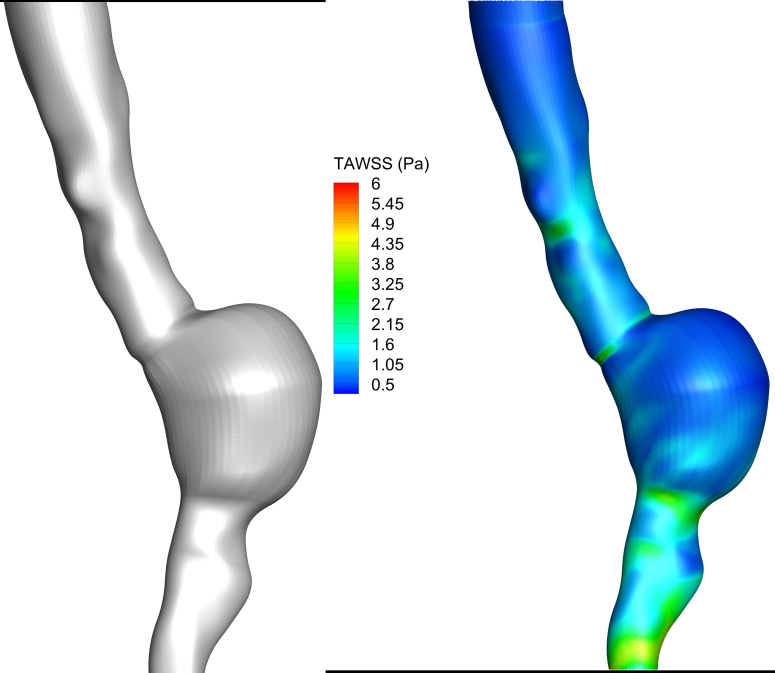
#> input picture 0-MLDS with Python/Aaditya_Amlan_Panda_220007_Lab_4/Aaditya_Amlan_Panda_220007_Lab_4_Code/Picture2_lab4.png, 2323 x 2017 px (shown at 1/3 size)
$ python Aaditya_Amlan_Panda_220007_Lab_4_Code.py
#> lines starting #> are read from the running program, lines starting #| are printed output that depends on the picture
# -*- coding: utf-8 -*-
"""
Created on Fri Jan 30 14:11:08 2026

@author: aadityaap22
"""

# -*- coding: utf-8 -*-
"""
Spyder Editor

This is a temporary script file.
"""
import numpy as np
import math
import matplotlib.pyplot as plt
import cv2

image = cv2.imread('Picture2_lab4.png', cv2.IMREAD_GRAYSCALE)
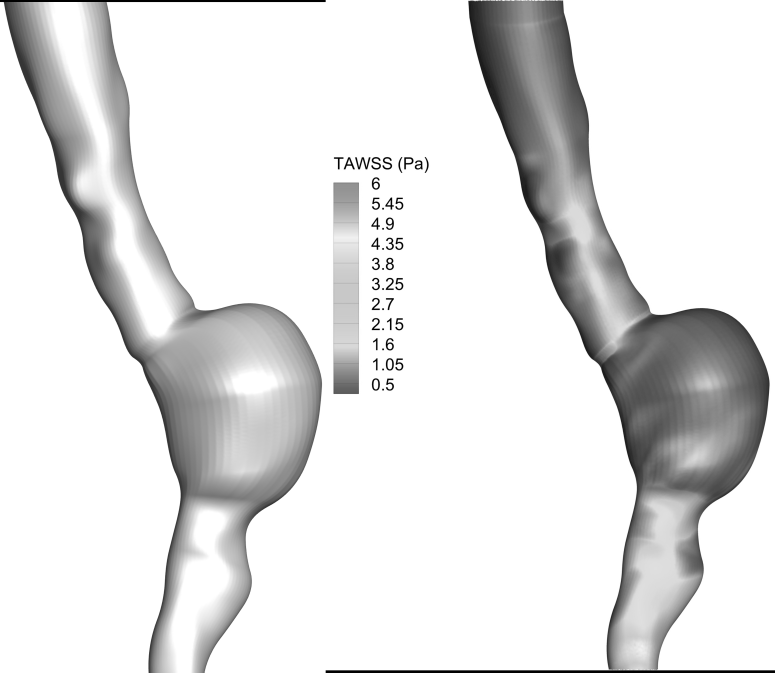
#> image: shape (2017, 2323) (shown at 1/3 size); min 0, max 255, mean 226.7

plt.imshow(image, cmap='gray')
plt.title('Selfie Image')
print(image)
#> (printed output is left out)
plt.show()

row,col = np.shape(image)
#> row = 2017; col = 2323

U, sigma, Vt = np.linalg.svd(image, full_matrices=False)
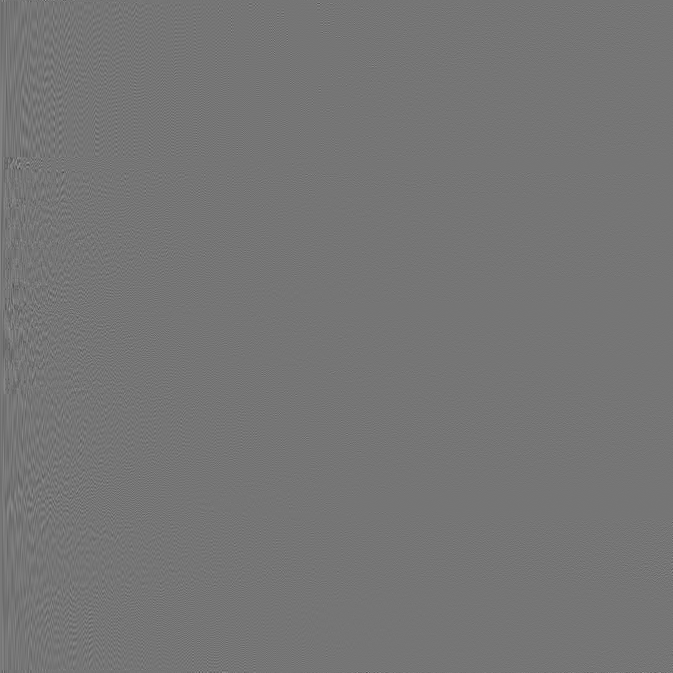
#> U: shape (2017, 2017) float64 (shown at 1/3 size); min -0.211, max 0.245, mean 9.97e-06; drawn with min black and max white
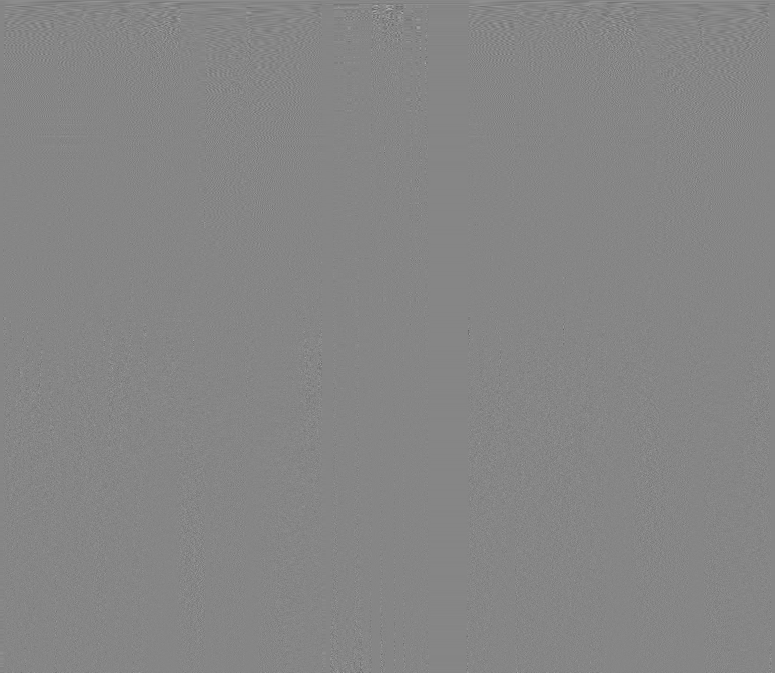
#> Vt: shape (2017, 2323) float64 (shown at 1/3 size); min -0.257, max 0.231, mean 1.11e-05; drawn with min black and max white
#> sigma = 2017 values, max 493265.8 at index 0, min 0.129 at index 2016, mean 703.5
U.shape, sigma.shape, Vt.shape

n = 800

reconstructed = np.matrix(U[:, :n]) * np.diag(sigma[:n]) * np.matrix(Vt[:n, :])
print(n*(row+col))
#| 3472000
plt.imshow(reconstructed, cmap='gray')
plt.title('n = %s' % n)
plt.show()


'''
def find_col_norm(V,pos,n):
    s = 0
    for i in range(n):
        s+=V[i][pos]*V[i][pos]

    s = math.sqrt(s)
    return s

def find_dot(A,Q,apos,qpos,n):
    s = 0
    for i in range(n):
        s+=A[i][apos]*Q[i][qpos]

    return s

def find_vec_norm(V,n):
    s = 0
    for i in range(n):
        s+=V[i]*V[i]

    s = math.sqrt(s)
    return s

def find_transpose(A,n,m):
    Atrp = np.zeros((m,n))
    for i in range(n):
        for j in range(m):
            Atrp[j][i] = A[i][j]
    return Atrp

def matrix_multiply(A1,A2,n,t,m):
    Ares = np.zeros((n,m))
    for i in range(n):
        for j in range(m):
            for k in range(t):
                Ares[i][j]+=(A1[i][k]*A2[k][j])
    return Ares

def extract_col(A,n,j):
    col_vec = np.zeros((n,1))
    for i in range(n):
        col_vec[i] = A[i][j]
    return col_vec

def const_x_matrix(A,n,m,const):
    for i in range(n):
        for j in range(m):
            A[i][j]*=const

    return A

def uv_prod(U,V,m,n):
    res = np.zeros((m,n))
    for i in range(m):
        for j in range(n):
            res[i][j] = U[i]*V[j]

    return res

def matrix_sum(A,B,m,n):
    res = np.zeros((m,n))
    for i in range(m):
        for j in range(n):
            res[i][j] = A[i][j] + B[i][j]

    return res

print('Taking the image as matrix: -')

A = image
n,m = np.shape(A)
print(n)
print(m)
N = m
Q = np.zeros((N,N))
R = np.zeros((N,N))

Atrp = find_transpose(A,n,m)
print(Atrp)
A_curr = matrix_multiply(Atrp,A,m,n,m)

print(A_curr)
Q_final = np.zeros((N,N))

for rep in range(20):
 Q = np.zeros((N,N))
# Finding q1
 norm_a1 = find_col_norm(A_curr,0,N)
 for i in range(N):
    Q[i][0] = A_curr[i][0]/norm_a1


#defining dp for overlapping subproblems....row stands for A and column stands for Q
 dp = np.zeros((N,N))
 vis = np.zeros((N,N))

# Finding qr
 for j in range(N):
    if j==0:
        continue
    perp = np.zeros(N)
    for i in range(N):
        s = 0

        for r in range(j):

            if vis[j][r] == 0:
                dp[j][r] = find_dot(A_curr,Q,j,r,N)
                vis[j][r] = 1

            s+=dp[j][r]*Q[i][r]

        perp[i] = A_curr[i][j]-s


    perp_norm = find_vec_norm(perp,N)

    for i in range(N):
        Q[i][j] = perp[i]/perp_norm

 #print(Q)

 if rep==0:
     Q_final = Q
 else:
     temp = matrix_multiply(Q_final,Q,N,N,N)
     Q_final = temp

#Finding R: Rij = Qi*Aj
 for i in range(N):
    for j in range(N):
     if i<=j:
        if vis[j][i]==0:
            dp[j][i] = find_dot(A_curr,Q,j,i,N)
            vis[j][r] = 1
        R[i][j] = dp[j][i]
 #print(R)
 A_curr = matrix_multiply(R, Q, N, N, N)

print("Printing A after "+str(rep)+"th repititions:-")
print(A_curr)

print("Printing Q after "+str(rep)+"th repititions:-")
print(Q_final)

V = Q_final

U = np.zeros((n,N))
sigma = np.zeros((N,N))
sigma_inv = np.zeros((N,N))
eps = 1e-10
for i in range(N):
    sigma[i][i] = math.sqrt(abs(A_curr[i][i]))
    if sigma[i][i] > eps:
        sigma_inv[i][i] = 1/sigma[i][i]

AV = matrix_multiply(A,V,n,m,N)
U = matrix_multiply(AV,sigma_inv,n,N,N)

for j in range(N):
    norm = find_col_norm(U,j,n)
    if norm>0:
        for i in range(n):
            U[i][j] = U[i][j]/norm

print("Printing U after "+str(rep)+"th repititions:-")
print(U)

print("Printing sigma after "+str(rep)+"th repititions:-")
print(sigma)

print("Printing V after "+str(rep)+"th repititions:-")
print(V)

print("Column norm of U")
nm = find_col_norm(U,0,N)
print(nm)

print("Column norm of V")
nm_ = find_col_norm(V,0,N)
print(nm_)

Vt = find_transpose(V,N,N)


num = 10
An = np.zeros((n,m))
for i in range(num):
 u_sig = uv_prod(U[:,i], V[:,i], n,m)
 curr_singular_image = const_x_matrix(u_sig, n, m, sigma[i][i])
 print(An)
 An = matrix_sum(An, curr_singular_image, n, m)


plt.imshow(An, cmap='gray')
plt.title('n = '+str(num))
plt.show()
'''

$ run again, with 0-MLDS with Python/Aaditya_Amlan_Panda_220007_Lab_4/Aaditya_Amlan_Panda_220007_Lab_4_Code/Picture1_lab4.png copied over 0-MLDS with Python/Aaditya_Amlan_Panda_220007_Lab_4/Aaditya_Amlan_Panda_220007_Lab_4_Code/Picture2_lab4.png
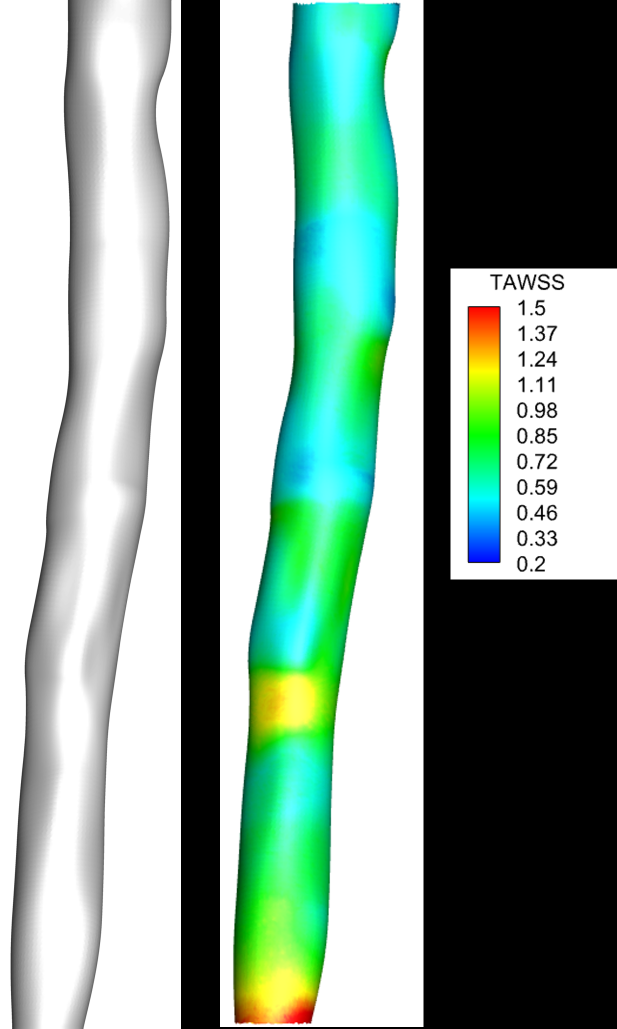
#> input picture 0-MLDS with Python/Aaditya_Amlan_Panda_220007_Lab_4/Aaditya_Amlan_Panda_220007_Lab_4_Code/Picture1_lab4.png, 1233 x 2057 px (shown at 1/2 size)
#> `image = cv2.imread('Picture2_lab4.png', cv2.IMREAD_GRAYSCALE)`:
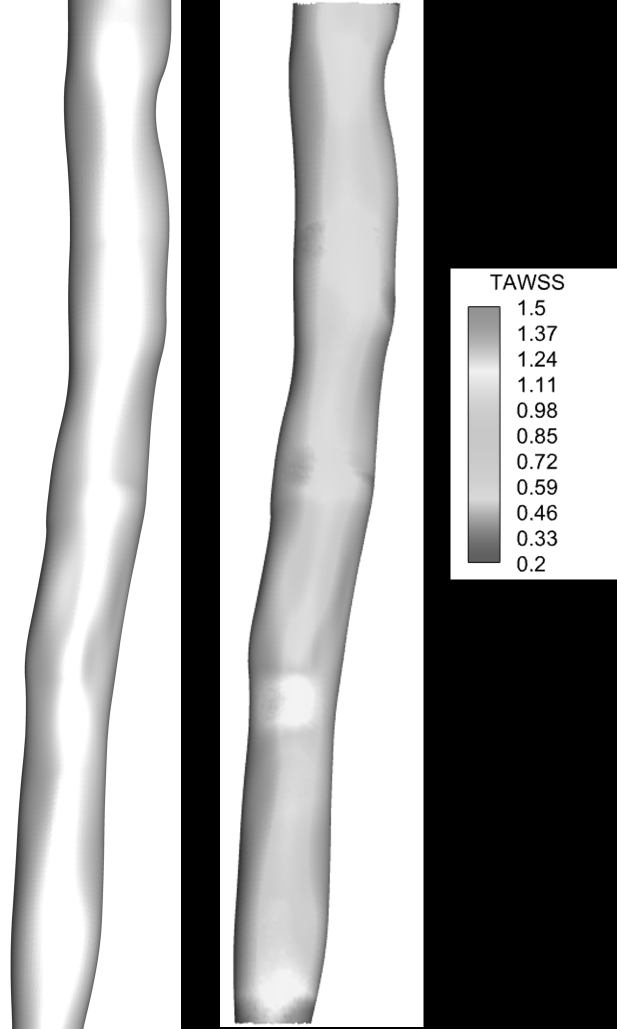
#> image: shape (2057, 1233) (shown at 1/2 size); min 0, max 255, mean 158
#> (printed output is left out)
#> sigma = 1233 values, max 288600.7 at index 0, min 5.67e-12 at index 1232, mean 614.6
#| 2632000
